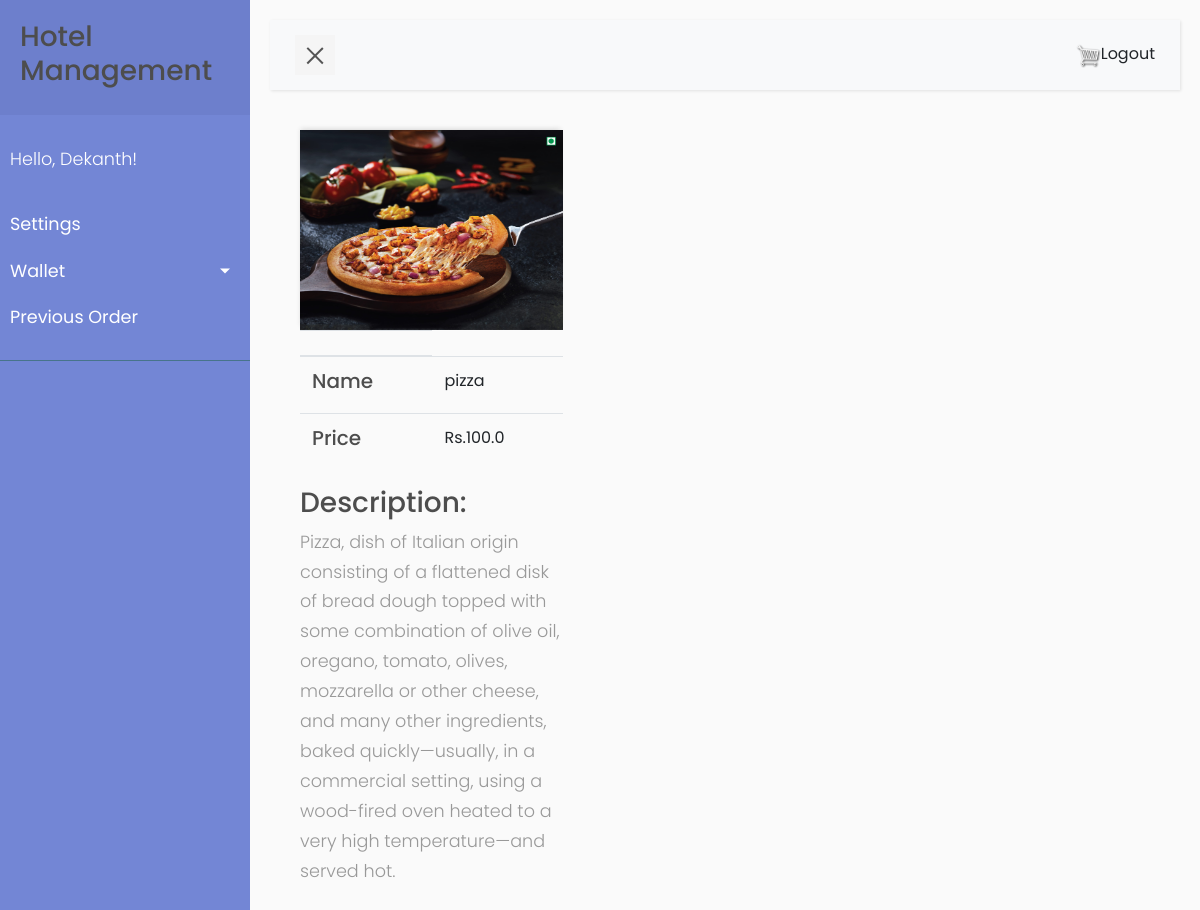
The app's page /product/description/1 (signed in) with its own data.
### accounts/models.py (models this page shows)
class CustomUser(AbstractUser):
    name = models.CharField(max_length=50,null=True,blank=True)
    email = models.EmailField(unique=True)
    Gender = models.CharField(max_length=6, choices=GENDER_CHOICES,default='Male')
    Birthday = models.DateTimeField(null=True,blank=True)
    phone_regex = RegexValidator(regex=r'^\+?1?\d{9,15}$',
                                 message="Phone number must be entered in the format: '+999999999'. Up to 15 digits "
                                         "allowed.")
    phone_number = models.CharField(validators=[phone_regex], max_length=17, blank=True)  # validators should be a list
    profile_pic = models.ImageField(default="default.png",null=True, blank=True)
    proof = models.ImageField(default="default_proof.JPG",blank=True,null=True)
    address1 = models.CharField(max_length=100, blank=True, null=True)
    address2 = models.CharField(max_length=100, blank=True, null=True)
    pin_code = models.CharField(max_length=12, blank=True, null=True)
    city = models.CharField(max_length=20, blank=True, null=True)
    country = models.CharField(max_length=12, blank=True, null=True)

### Restaurant/models.py (models this page shows, shortened)
class Product(models.Model):
    name = models.CharField(max_length=200, null=True)
    price = models.FloatField()
    image = models.ImageField(null=True, blank=True)
    description = models.TextField(blank=True, default='this is the descriptions')
    tags = models.ManyToManyField(Tag)
    @property
    def imageURL(self):
        try:
            url = self.image.url
        except:
            url = ''
        return url

### Restaurant/views.py (the view)
# urls.py: path('product/description/<str:id>', views.product_info, name="product_description_page"),
def product_info(request, id):
    product = Product.objects.get(id=id)
    context = {'product': product}
    print(product.name, product.price)
    return render(request, 'Restaurant/product_info.html', context=context)

### Restaurant/templates/Restaurant/product_info.html (shortened to what this page needs)
{% extends 'Restaurant/main.html' %}
{% load static %}
{% block content %}
    <div class="col-lg-4">
    <img class="thumbnail" src="{{ product.imageURL }}">
    <table class="table">
        <thead>
        <tr>
            <th scope="col"></th>
        </tr>
        </thead>
        <tbody>
        <tr>
            <td><h5>Name<h5></h5></td>
            <td>{{ product.name }}</td>
        </tr>
        <tr>
            <td><h5>Price<h5></td>
            <td>Rs.{{ product.price }}</td>
        </tr>
        </tbody>
    </table>
            <h3>Description:</h3>
            <p>{{ product.description }}</p>
{% endblock content %}

### Restaurant/templates/Restaurant/main.html (shortened to what this page needs)
<!DOCTYPE html>
{% load static %}
<html>
<head>
    <link rel="stylesheet" href="https://stackpath.bootstrapcdn.com/bootstrap/4.4.1/css/bootstrap.min.css"
>
    <link rel="stylesheet" type="text/css" href="{% static 'css/main.css' %}">
    <link rel="stylesheet" type="text/css" href="{% static 'css/style5.css' %}">
</head>
<div class="wrapper">
    <nav id="sidebar">
        <div class="sidebar-header">
            <h3><a href="{% url 'food' %}">Hotel Management</a></h3>
        </div>
        <ul class="list-unstyled components">
            <p>Hello, {{ request.user | title }}!</p>
            <li class="active">
                <span><a class="hello-msg" href="{% url 'settings' %}">Settings</a></span>
            </li>
            <li>
                <a href="#pageSubmenu" data-toggle="collapse" aria-expanded="false" class="dropdown-toggle">Wallet</a>
            </li>
            <li>
                <a href="{% url 'prev_orders' %}">Previous Order <span class="sr-only">(current)</span></a>
            </li>
        </ul>
    </nav>
    <div id="content">
        <nav class="navbar navbar-expand-lg navbar-light bg-light">
            <div class="container-fluid">
                <button type="button" id="sidebarCollapse" class="navbar-btn">
                    <span></span>
                </button>
                <div class="collapse navbar-collapse" id="navbarSupportedContent">
                    <ul class="nav navbar-nav ml-auto">
                        <li class="nav-item">
                            <a href="{% url 'cart' %}">
                                <img id="cart-icon" src="{% static 'images/cart.png' %}">
                            </a>
                        </li>
                    <li class="nav-item">
                            <span><a href="{% url 'logout_page' %}">Logout</a></span>
                        </li>
                    </ul>
                </div>
            </div>
        </nav>
        <div class="container">
            {% block content %}
            {% endblock content %}
        </div>
    </div>
</div>
</html>

### static/css/main.css (style rules this page uses)
h1,h2,h3,h4,h5,h6 { color:hsl(0, 0%, 30%); }
.thumbnail { width: 100%; height: 200px; -webkit-box-shadow: -1px -3px 5px -2px rgba(214,214,214,1); -moz-box-shadow: -1px -3px 5px -2px rgba(214,214,214,1); box-shadow: -1px -3px 5px -2px rgba(214,214,214,1); }
#cart-icon { width:25px; display: inline-block; margin-left: 15px; }
.col-lg-4, .col-lg-6, .col-lg-8, .col-lg-12 { margin-top: 10px; }

### static/css/style5.css (style rules this page uses)
p { font-family: 'Poppins', sans-serif; font-size: 1.1em; font-weight: 300; line-height: 1.7em; color: #999; }
a, a:hover, a:focus { color: inherit; text-decoration: none; transition: all 0.3s; }
.navbar { padding: 15px 10px; background: #fff; border: none; border-radius: 0; margin-bottom: 40px; box-shadow: 1px 1px 3px rgba(0, 0, 0, 0.1); }
.navbar-btn { box-shadow: none; outline: none !important; border: none; }
.wrapper { display: flex; width: 100%; align-items: stretch; perspective: 1500px; }
#sidebar { min-width: 250px; max-width: 250px; background: #7386D5; color: #fff; transition: all 0.6s cubic-bezier(0.945, 0.020, 0.270, 0.665); transform-origin: bottom left; }
#sidebar .sidebar-header { padding: 20px; background: #6d7fcc; }
#sidebar ul.components { padding: 20px 0; border-bottom: 1px solid #47748b; }
#sidebar ul p { color: #fff; padding: 10px; }
#sidebar ul li a { padding: 10px; font-size: 1.1em; display: block; }
a[data-toggle="collapse"] { position: relative; }
.dropdown-toggle::after { display: block; position: absolute; top: 50%; right: 20px; transform: translateY(-50%); }
#content { width: 100%; padding: 20px; min-height: 100vh; transition: all 0.3s; }
#sidebarCollapse { width: 40px; height: 40px; background: #f5f5f5; cursor: pointer; }
#sidebarCollapse span { width: 80%; height: 2px; margin: 0 auto; display: block; background: #555; transition: all 0.8s cubic-bezier(0.810, -0.330, 0.345, 1.375); transition-delay: 0.2s; }
#sidebarCollapse span:last-of-type { transform: rotate(-45deg) translate(1px, -1px); }

### Restaurant/templates/Restaurant/main.html (style rules this page uses)
.hello-msg { font-size: 18px; color: #fff; margin-right: 20px; }

### records on screen
CustomUser: user "Dekanth"
Product: imageURL (picture), name "pizza", price "100.0", description "Pizza, dish of Italian origin consisting of a flattened disk of bread dough topped with some combination of olive oil, oregano, tomato, olives, mozzarella or other cheese, and many other ingredients, baked quickly—usually, in a commercial setting, using a wood-fired oven heated to a very high temperature—and served hot."
